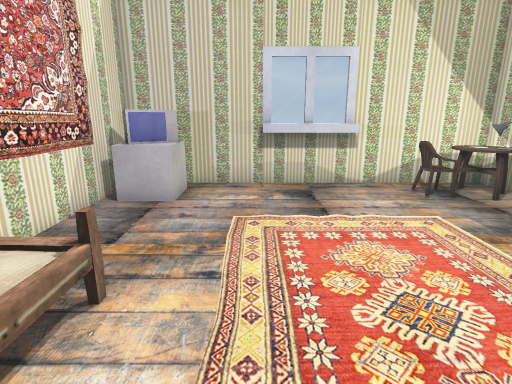
[1] (above)

15 first-person views from a walk through a 3-D level made in the Unity game engine. The camera is 1.3 m above the floor, tilts 14° down and sees 80° across. Doors are open. The floor is counted in squares, 0.5 m on a side. Each view is taken from the middle of a square. On the plan, view 1 faces up. The plan holds only what a view shows up to about 20 squares ahead; the rest is blank. The place goes on beyond the plan. Some animated figures are not drawn. Some surface patterns are stand-ins.

[2]
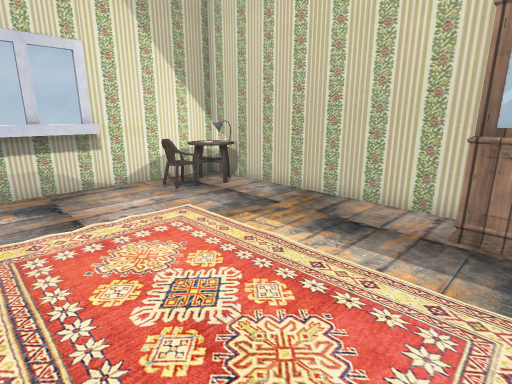

[3]
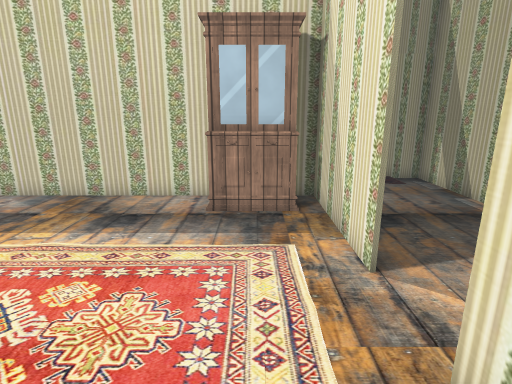

[4]
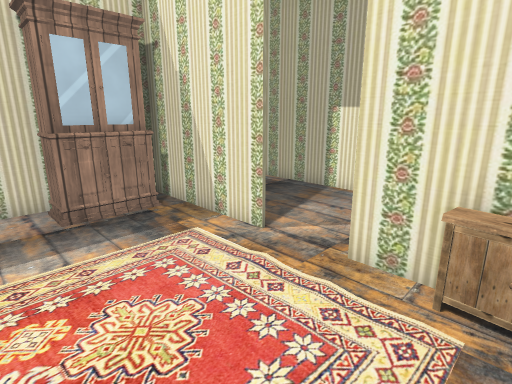

[5]
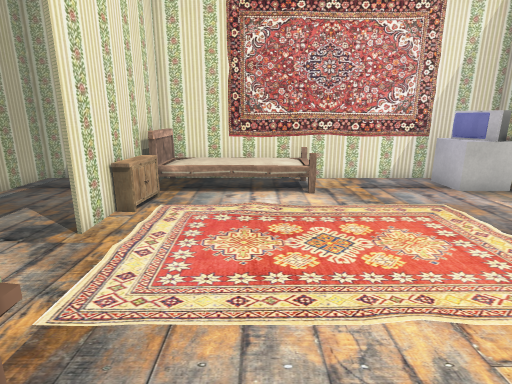

[6]
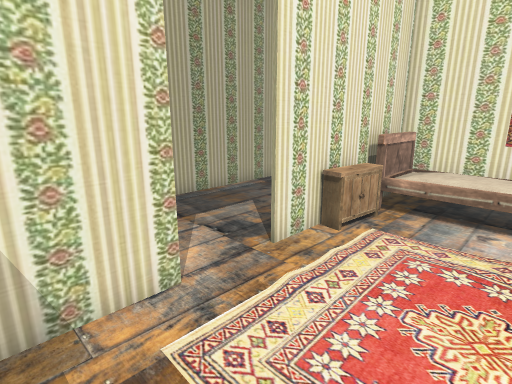

[7]
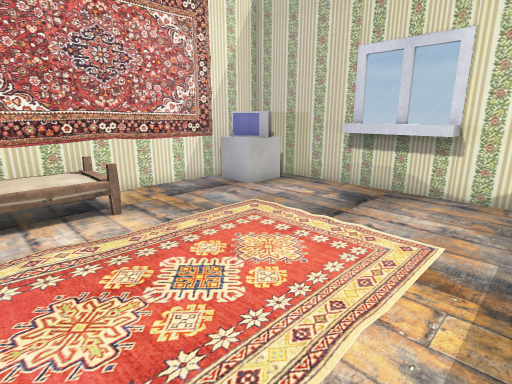

[8]
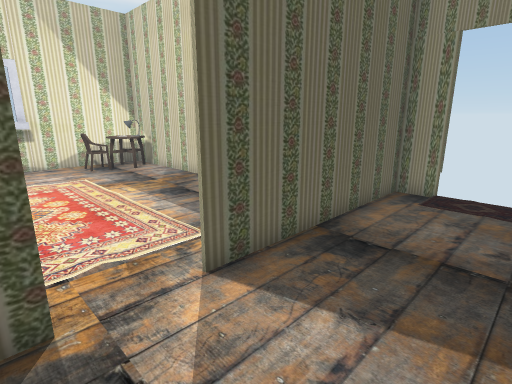

[9]
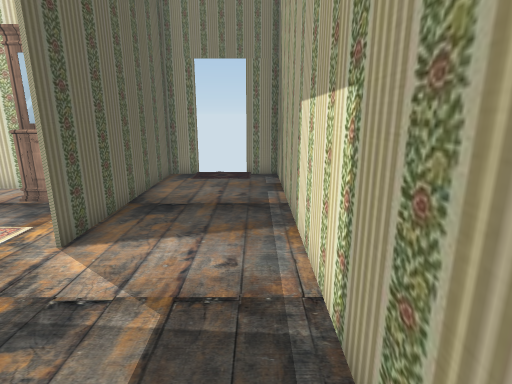

[10]
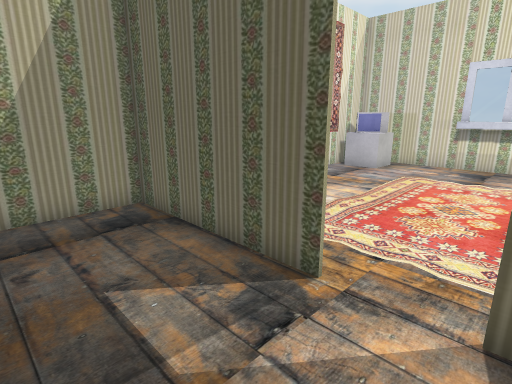

[11]
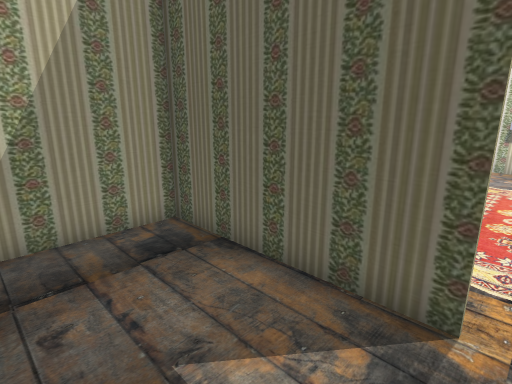

[12]
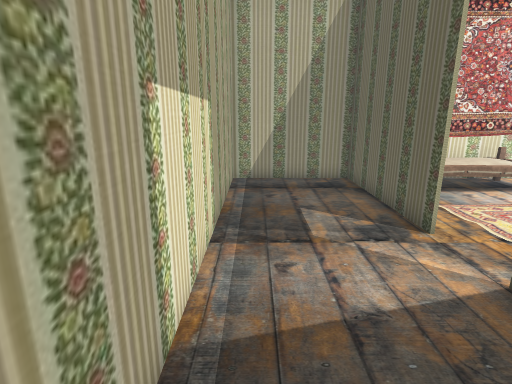

[13]
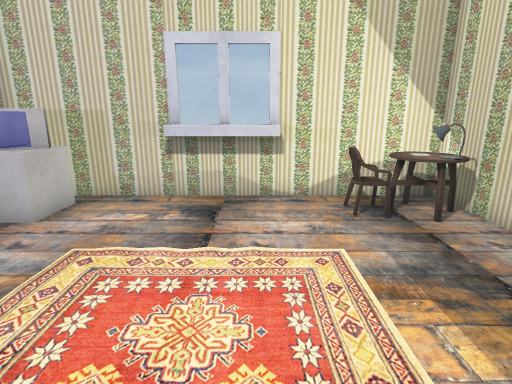

[14]
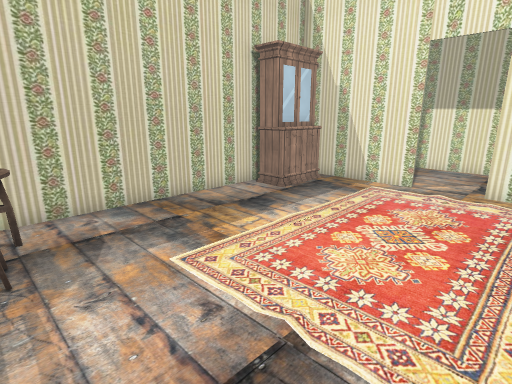

[15]
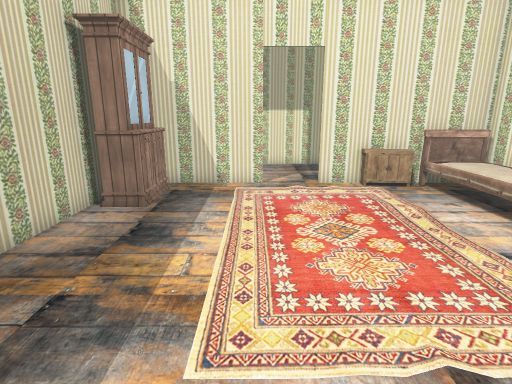

### Floor plan
Key: @ floor where view 1 was taken; # wall or solid block; . floor; D open door; ^ raised ledge; T TV; C chair; A table; L lamp; B bed; I cabinet; R rug; O other object.
Columns run from 5 left of view 1 to 12 right of it. Each row starts with its distance up from view 1.
 12 ######^^^######
 11 # T..#^^^#.CAA#
 10 #TT........CAL#
  9 #TT.........AL#
  8 #.............#
  7 #.... ........#
  6 #....     ....#
  5 #....     ....#
  4 #OO..     ....#
  3 #OO..     ....#
  2 #OO..   . ....#
  1 #OO..     ..II#
  0 #OO..@    ..II#
 -1 #BBB.I......II#
 -2 #####I#DD#########
 -3 #................#
 -4 #................R
 -5 #................R
 -6 #................#
 -7 ##################

Where each view was taken, in squares from view 1:
view 1: 0 up, 0 right, facing up
view 2: 0 up, 0 right, facing up-right
view 3: 0 up, 1 left, facing right
view 4: 3 up, 1 left, facing down-right
view 5: 2 up, 8 right, facing left
view 6: 2 up, 6 right, facing down-left
view 7: 1 up, 6 right, facing up-left
view 8: 6 down, 1 right, facing up-right
view 9: 6 down, 2 left, facing right
view 10: 6 down, 4 right, facing up-left
view 11: 6 down, 2 right, facing up-left
view 12: 6 down, 8 right, facing left
view 13: 2 up, 3 right, facing up
view 14: 10 up, 0 right, facing down-right
view 15: 10 up, 4 right, facing down
